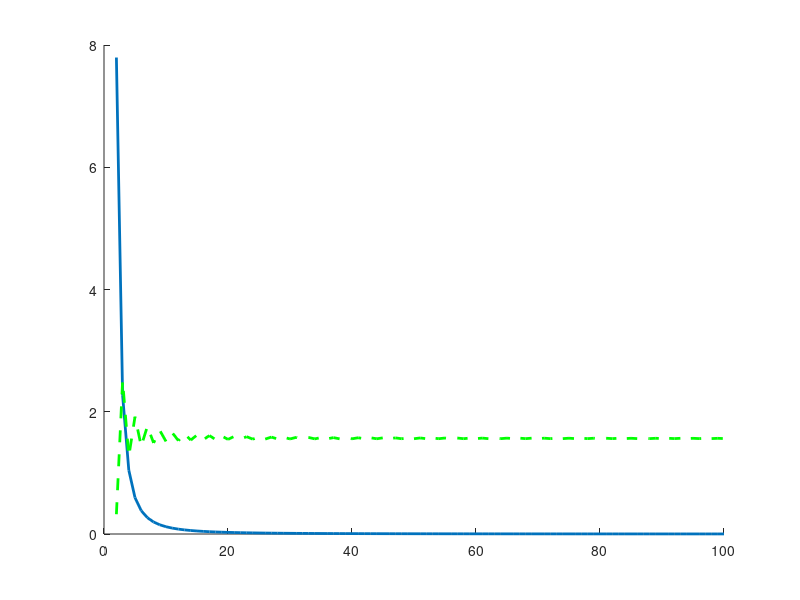
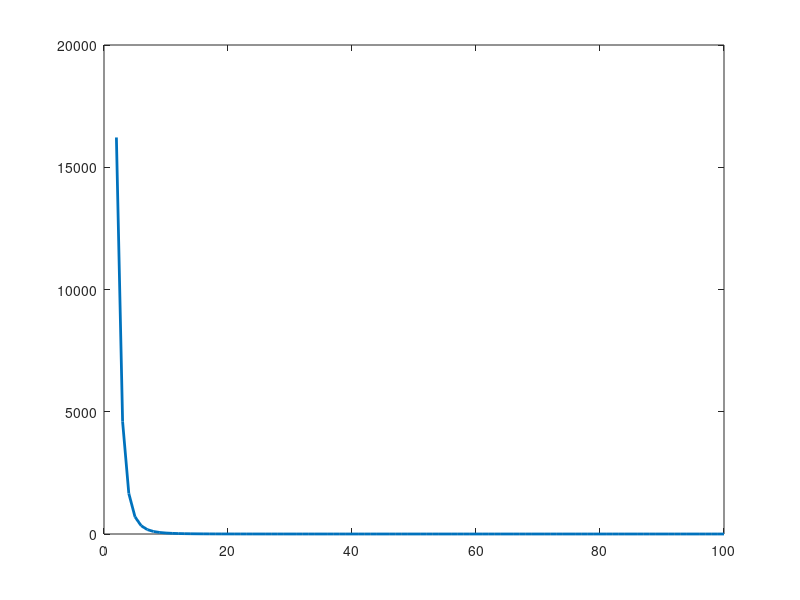
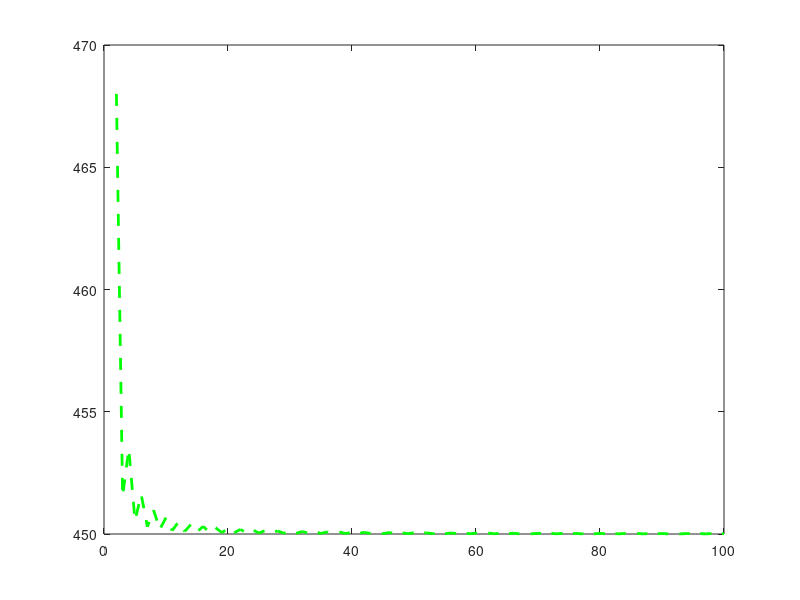

These figures' MATLAB source, in order:
% Numerik 1, SS18
% Uebung 8 Aufgabe 1
% David und Tracy

function [] = run_8_1()
  
  disp('Aufgabe 1a:\n')
  % Trapezregel
  % (Test 1 fuer f(x)=x da Exaktheit fuer grad = 1 gilt)
  a = 0; 
  b = 1;
  n = 20;
  disp('Test mit y = x fuer Trapezregel \n')
  y_trapez1 = trapez(@testfunction1, a, b, n)
  disp('Test mit y = x^2 fuer Trapezregel \n')
  y_trapez2 = trapez(@testfunction2, a, b, n)
  
  % Simpsonregel
  disp('Test mit y = x fuer Simpsonregel \n')
  y_simpson1 = simpson(@testfunction1, a, b, n)
  disp('Test mit y = x^2 fuer Simpsonregel \n')
  y_simpson2 = simpson(@testfunction2, a, b, n)
  
  % Aufgabe 1b
  % Verwende exp(x) und sqrt
  a = -2; b = 2;
  i = 1;
  for n = 2:1:100
    steps(i) = n;
    % Test mit y = exp(x) fuer Trapezregel
    y_trapez_exp(i) = trapez(@expfunction, a, b, n);
    % Test mit y = sqrt(abs(x)) fuer Trapezregel 
    y_trapez_sqrt(i) = trapez(@rootfunction, a, b, n);
    i = i + 1;
  end
  
  error_trapez_exp = abs(y_trapez_exp(:) - (exp(2) - exp(-2)) );
  error_trapez_sqrt = abs(y_trapez_sqrt(:) - (2/3*(2)^3/2 - 2/3*(-2)^3/2) ); 
   
  a = -9; b = 9;
  i = 1;
  for n = 2:1:100
    % Test mit y = exp(x) fuer Simpsonregel 
    y_simpson_exp(i) = simpson(@expfunction, a, b, n);
    % Test mit y =sqrt(abs(x)) fuer Simpsonregel
    y_simpson_sqrt(i) = simpson(@rootfunction, a, b, n);
    i = i + 1;
  end
  
  error_simpson_exp = abs(y_simpson_exp(:) - (exp(9) - exp(-9)) );
  error_simpson_sqrt = abs(y_simpson_sqrt(:) - (2/3*(9)^3/2 - 2/3*(-9)^3/2) ); 

  % Plot fuer Fehlerdarstellung
  figure
  hold on
  plot(steps(:), error_trapez_exp(:), 'LineWidth',2)
  plot(steps(:), error_trapez_sqrt(:), '--g','LineWidth',2)
  hold off
  
  figure
  plot(steps(:), error_simpson_exp(:), 'LineWidth',2)
  figure
  plot(steps(:), error_simpson_sqrt(:), '--g', 'LineWidth',2)
end

function y = trapez(fun, a, b, n)
% Berechnung eines Integrals anhand der Trapezregel
% fun: Zu integrierende Funktion
% a  : Anfangswert des Integrals
% b  : Endwert des Integrals
% n  : Anzahl der Teilintervalle
  if a > b
    disp('Warnung: Anfangswert muss kleiner als Endwert sein!')  
  elseif n < 1 
    disp('Warnung: n muss groeßer als 0 sein!')
  end
  
  % Teilintervalle definieren
  I_x = linspace(a,b,n);
  % Berechne die Summe der Integralle über die Teilintervalle mit Trapezregel
  y = 0;
  for i = 1 : n-1
     y = y +( ( I_x(i+1) - I_x(i) ) * (fun(I_x(i)) + fun(I_x(i+1)) ) * 1/2 );
  end
  
end

function y = simpson(fun,a,b,n)
% Berechnung eines Integrals anhand der Simpsonregel
% fun: Zu integrierende Funktion
% a  : Anfangswert des Integrals
% b  : Endwert des Integrals
% n  : Anzahl der Teilintervalle
  if a > b
    disp('Warnung: Anfangswert muss kleiner als Endwert sein!')  
  elseif n < 1 
    disp('Warnung: n muss groeßer als 0 sein!')
  end
  
  % Teilintervalle definieren
  I_x = linspace(a,b,n);
  % Berechne die Teilintervalle
  y = 0;
  for i = 1 : n-1
    c = fun( (I_x(i)+ I_x(i+1))/2 );
    y = y + ( I_x(i+1) - I_x(i) )/6 * ( fun(I_x(i)) + 4*c + fun(I_x(i+1)) );
  end
  
end

%% Test Funtkionen
function y = testfunction1(x)
  y = x;
end

function y = testfunction2(x)
  y = x^2;
end


%%% Funktione fuer b
function y = expfunction(x)
  y = exp(x);
end

function y = rootfunction(x)
  y = sqrt(abs(x));
end
